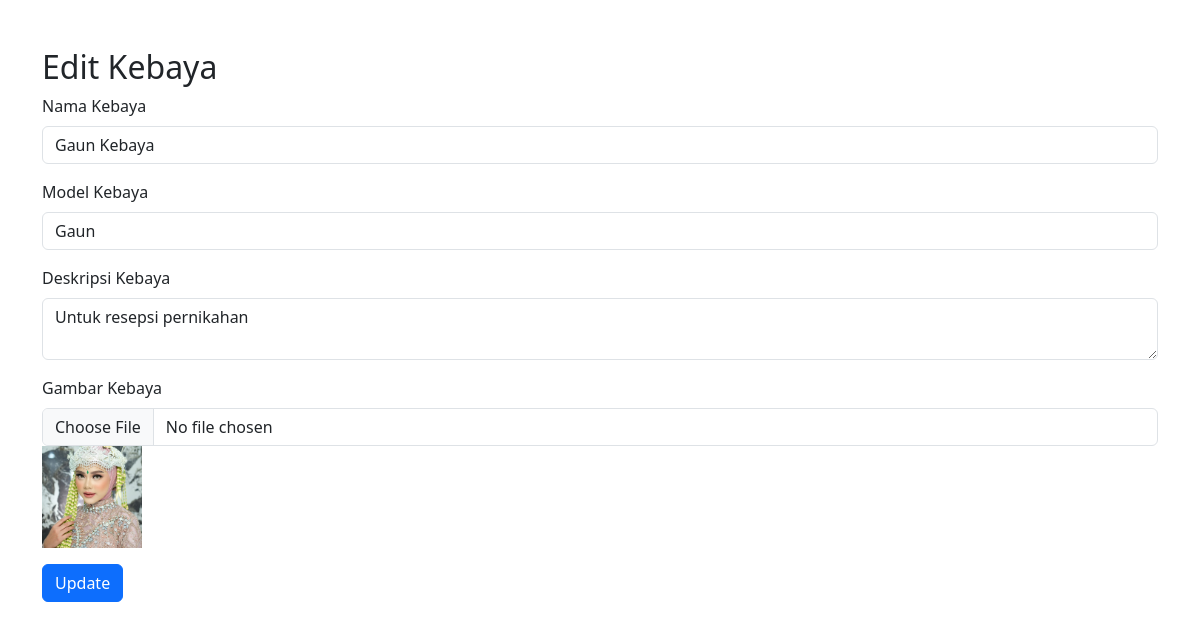
Screenshot of /action/edit/editgallery.php?id=A with the database file from the repository.
### tables this page shows
CREATE TABLE IF NOT EXISTS `gallerys` (
  `id` int NOT NULL AUTO_INCREMENT,
  `kebaya_id` varchar(255) NOT NULL,
  `nama` varchar(255) NOT NULL,
  `model` varchar(255) NOT NULL,
  `description` text NOT NULL,
  `image` varchar(255) NOT NULL,
  PRIMARY KEY (`id`)
);

### action/edit/editgallery.php (the view, shortened to what this page needs)
<?php
include '../../database/db.php';
if (isset($_GET['id'])) {
    $id = $_GET['id'];
    $query = "SELECT * FROM gallerys WHERE kebaya_id = '$id'";
    $result = $conn->query($query);
    if ($result->num_rows > 0) {
        $row = $result->fetch_assoc();
    } else {
        echo "Data tidak ditemukan.";
        exit;
    }
} else {
    echo "ID tidak ditemukan.";
    exit;
}
?>
<!DOCTYPE html>
<html lang="id">
<head>
    <link href="https://cdn.jsdelivr.net/npm/bootstrap@5.3.3/dist/css/bootstrap.min.css" rel="stylesheet">
</head>
<body>
    <div class="container mt-5">
        <h2>Edit Kebaya</h2>
        <form method="POST" enctype="multipart/form-data">
            <div class="mb-3">
                <label for="nama" class="form-label">Nama Kebaya</label>
                <input type="text" class="form-control" id="nama" name="nama" value="<?php echo $row['nama']; ?>" required>
            </div>
            <div class="mb-3">
                <label for="model" class="form-label">Model Kebaya</label>
                <input type="text" class="form-control" id="model" name="model" value="<?php echo $row['model']; ?>" required>
            </div>
            <div class="mb-3">
                <label for="description" class="form-label">Deskripsi Kebaya</label>
                <textarea class="form-control" id="description" name="description" required><?php echo $row['description']; ?></textarea>
            </div>
            <div class="mb-3">
                <label for="image" class="form-label">Gambar Kebaya</label>
                <input type="file" class="form-control" id="image" name="image">
                <img src="../../img/uploads/<?php echo $row['image']; ?>" width="100" alt="Gambar Kebaya">
            </div>
            <button type="submit" class="btn btn-primary">Update</button>
        </form>
    </div>
</body>
</html>

### rows the page displays
gallerys: nama "Gaun Kebaya", model "Gaun", description "Untuk resepsi pernikahan", image (picture)
